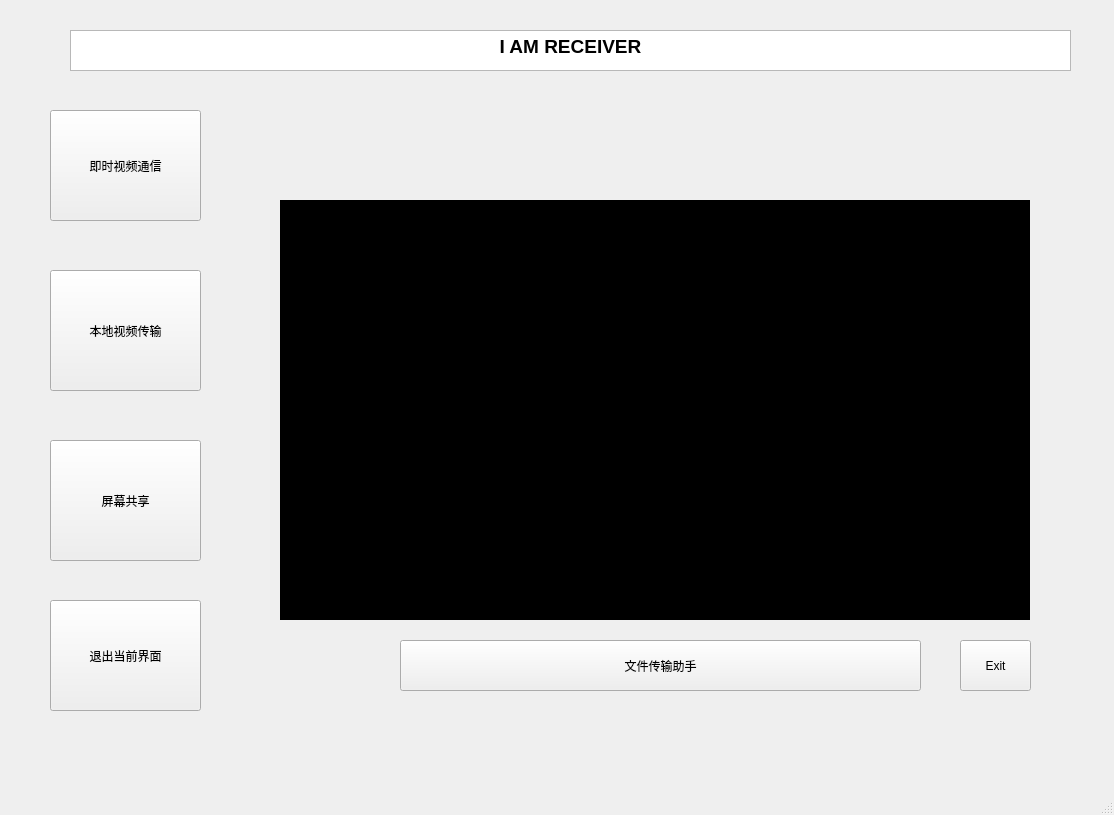
<?xml version="1.0" encoding="UTF-8"?>
<ui version="4.0">
 <class>MainWindow</class>
 <widget class="QMainWindow" name="MainWindow">
  <property name="geometry">
   <rect>
    <x>0</x>
    <y>0</y>
    <width>1114</width>
    <height>815</height>
   </rect>
  </property>
  <property name="windowTitle">
   <string>MainWindow</string>
  </property>
  <widget class="QWidget" name="centralwidget">
   <widget class="QTextEdit" name="title">
    <property name="geometry">
     <rect>
      <x>70</x>
      <y>30</y>
      <width>1001</width>
      <height>41</height>
     </rect>
    </property>
    <property name="layoutDirection">
     <enum>Qt::LeftToRight</enum>
    </property>
    <property name="lineWrapMode">
     <enum>QTextEdit::WidgetWidth</enum>
    </property>
    <property name="readOnly">
     <bool>true</bool>
    </property>
    <property name="html">
     <string>&lt;!DOCTYPE HTML PUBLIC &quot;-//W3C//DTD HTML 4.0//EN&quot; &quot;http://www.w3.org/TR/REC-html40/strict.dtd&quot;&gt;
&lt;html&gt;&lt;head&gt;&lt;meta name=&quot;qrichtext&quot; content=&quot;1&quot; /&gt;&lt;style type=&quot;text/css&quot;&gt;
p, li { white-space: pre-wrap; }
&lt;/style&gt;&lt;/head&gt;&lt;body style=&quot; font-family:'SimSun'; font-size:9pt; font-weight:400; font-style:normal;&quot;&gt;
&lt;p align=&quot;center&quot; style=&quot; margin-top:0px; margin-bottom:0px; margin-left:0px; margin-right:0px; -qt-block-indent:0; text-indent:0px;&quot;&gt;&lt;span style=&quot; font-size:14pt; font-weight:600;&quot;&gt;I AM RECEIVER&lt;/span&gt;&lt;/p&gt;&lt;/body&gt;&lt;/html&gt;</string>
    </property>
   </widget>
   <widget class="QLabel" name="DisplayScreen">
    <property name="geometry">
     <rect>
      <x>280</x>
      <y>200</y>
      <width>750</width>
      <height>420</height>
     </rect>
    </property>
    <property name="styleSheet">
     <string notr="true">background-color: rgb(0, 0, 0);</string>
    </property>
    <property name="text">
     <string>TextLabel</string>
    </property>
   </widget>
   <widget class="QPushButton" name="FaceTimeButton">
    <property name="geometry">
     <rect>
      <x>50</x>
      <y>110</y>
      <width>151</width>
      <height>111</height>
     </rect>
    </property>
    <property name="contextMenuPolicy">
     <enum>Qt::CustomContextMenu</enum>
    </property>
    <property name="text">
     <string>即时视频通信</string>
    </property>
    <property name="iconSize">
     <size>
      <width>28</width>
      <height>24</height>
     </size>
    </property>
   </widget>
   <widget class="QPushButton" name="ScreenShareButton">
    <property name="geometry">
     <rect>
      <x>50</x>
      <y>440</y>
      <width>151</width>
      <height>121</height>
     </rect>
    </property>
    <property name="text">
     <string>屏幕共享</string>
    </property>
   </widget>
   <widget class="QPushButton" name="VedioTransButton">
    <property name="geometry">
     <rect>
      <x>50</x>
      <y>270</y>
      <width>151</width>
      <height>121</height>
     </rect>
    </property>
    <property name="text">
     <string>本地视频传输</string>
    </property>
   </widget>
   <widget class="QLabel" name="DisplayScreen_2">
    <property name="geometry">
     <rect>
      <x>280</x>
      <y>200</y>
      <width>750</width>
      <height>420</height>
     </rect>
    </property>
    <property name="styleSheet">
     <string notr="true">background-color: rgb(0, 0, 0);</string>
    </property>
    <property name="text">
     <string>TextLabel</string>
    </property>
   </widget>
   <widget class="QToolButton" name="ExitNowButton">
    <property name="geometry">
     <rect>
      <x>960</x>
      <y>640</y>
      <width>71</width>
      <height>51</height>
     </rect>
    </property>
    <property name="text">
     <string>Exit</string>
    </property>
   </widget>
   <widget class="QToolButton" name="ExitButton">
    <property name="geometry">
     <rect>
      <x>50</x>
      <y>600</y>
      <width>151</width>
      <height>111</height>
     </rect>
    </property>
    <property name="text">
     <string>退出当前界面</string>
    </property>
   </widget>
   <widget class="QPushButton" name="FileTransButton">
    <property name="geometry">
     <rect>
      <x>400</x>
      <y>640</y>
      <width>521</width>
      <height>51</height>
     </rect>
    </property>
    <property name="text">
     <string>文件传输助手</string>
    </property>
   </widget>
  </widget>
  <widget class="QMenuBar" name="menubar">
   <property name="geometry">
    <rect>
     <x>0</x>
     <y>0</y>
     <width>1114</width>
     <height>30</height>
    </rect>
   </property>
  </widget>
  <widget class="QStatusBar" name="statusbar"/>
 </widget>
 <resources/>
 <connections>
  <connection>
   <sender>ExitButton</sender>
   <signal>clicked()</signal>
   <receiver>MainWindow</receiver>
   <slot>close()</slot>
   <hints>
    <hint type="sourcelabel">
     <x>105</x>
     <y>675</y>
    </hint>
    <hint type="destinationlabel">
     <x>556</x>
     <y>407</y>
    </hint>
   </hints>
  </connection>
 </connections>
</ui>
